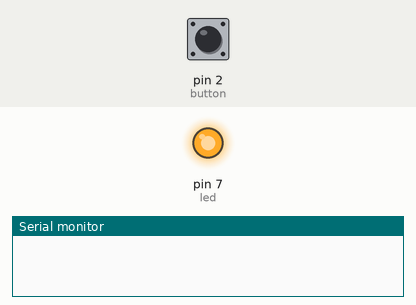
Bench run of a sketch on a simulated Arduino Uno, built with avr-gcc and run on an emulated ATmega328P. Parts: output pins drawn as LEDs (lit = HIGH), the last lines printed to the serial monitor. The inputs (shaded band) are chosen by the test bench; at power-on: pin 2 (button) HIGH. Random numbers use the default seed unless the sketch sets one.

Above: at 4.0 s.
4.1 s: pin 2 (button) pulled LOW for 0.15 s
At 5.3 s:
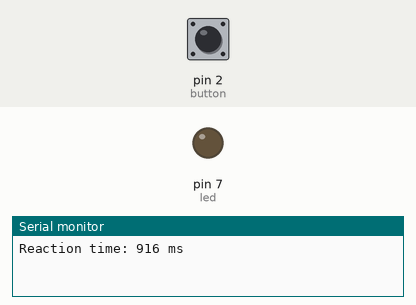
5.7 s: pin 2 (button) pulled LOW for 3.2 s
11.9 s: pin 2 (button) pulled LOW for 1 s
At 17.2 s:
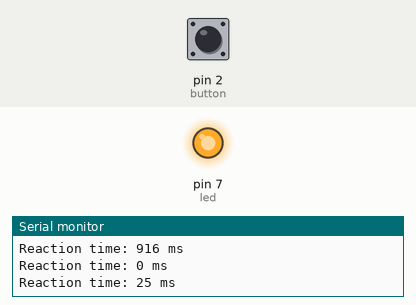
Timing chart, 0 to 18.7 s (numbered marks = the images above; inputs shaded):
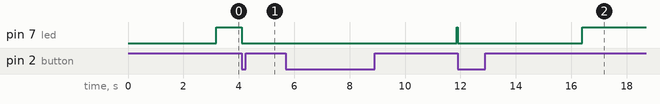

The sketch:

Q3_MaRS_Recruitment_T1.ino
```cpp
// C++ code
//
int led = 7;
int button = 2;

unsigned long startTime = 0;
bool ledOn = false;

void setup() {
  pinMode(led, OUTPUT);
  pinMode(button, INPUT_PULLUP);
  Serial.begin(9600);

  randomSeed(analogRead(A0)); // random function start
}

void loop() {

  // wait random time before turning LED on
  if (ledOn == false) {
    int waitTime = random(2000, 5000); // 2–5 sec
    delay(waitTime);

    digitalWrite(led, HIGH);
    startTime = millis();
    ledOn = true;
  }

  // checking button press
  if (ledOn && digitalRead(button) == LOW) {
    unsigned long reaction = millis() - startTime;

    Serial.print("Reaction time: ");
    Serial.print(reaction);
    Serial.println(" ms");

    digitalWrite(led, LOW);
    ledOn = false;

    delay(1000);
  }
}
```

Measured:
- after the input at 4.1 s, pin 7 (led): HIGH → LOW at once
- after the input at 11.9 s, pin 7 (led): HIGH → LOW at once, → HIGH 4.5 s later
